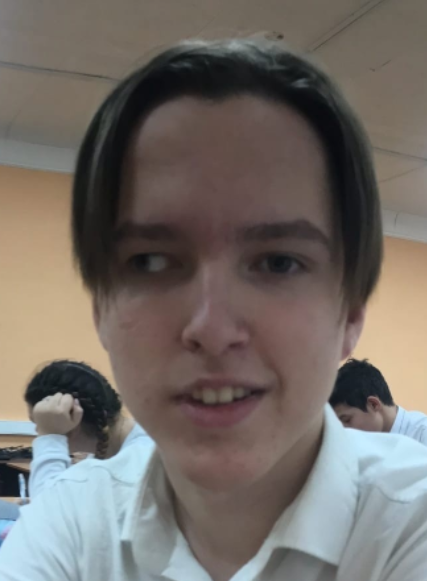
#> input picture КЗ/1 этап/инженерный тур/тест/Folding/image.png, 427 x 581 px
$ python img2Gray.py
#> lines starting #> are read from the running program, lines starting #| are printed output that depends on the picture
#> in main, img is the input picture: shape (581, 427, 3); mean B, G, R 103.6, 108.7, 115.1
import cv2
import numpy as np

def convertImg2GrayByLightnessMethod(img):
    height, width = img.shape[:2]
#> height = 581; width = 427
    imgGray = np.zeros((height, width), dtype=np.uint8)
    for i in range(height):
        for j in range(width):
            color = list(img[i][j])
            grayShade = (min(color) + max(color)) / 2
            imgGray[i][j] = int(grayShade)
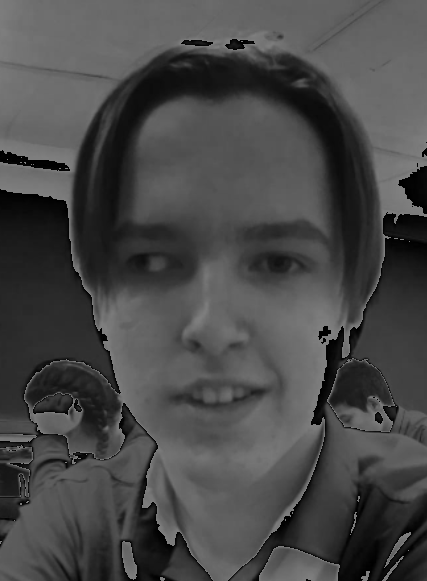
#> imgGray: shape (581, 427); min 0, max 127, mean 72.2
    return imgGray

def convertImg2GrayByAverageMethod(img):
    height, width = img.shape[:2]
#> height = 581; width = 427
    imgGray = np.zeros((height, width), dtype=np.uint8)
    for i in range(height):
        for j in range(width):
            color = list(img[i][j])
            grayShade = sum(color) / 3
            imgGray[i][j] = int(grayShade)
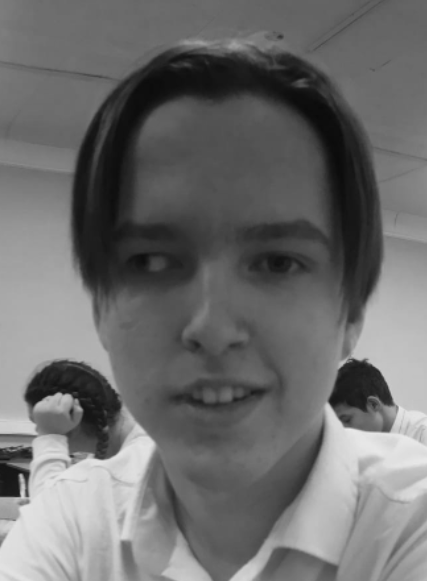
#> imgGray: shape (581, 427); min 10, max 233, mean 108.8
    return imgGray

def convertImg2GrayByLuminosityMethod(img):
    height, width = img.shape[:2]
#> height = 581; width = 427
    imgGray = np.zeros((height, width), dtype=np.uint8)
    kR, kG, kB = 0.3, 0.59, 0.11
    for i in range(height):
        for j in range(width):
            R, G, B = img[i][j]
            grayShade = R*kR + G*kG + B*kB
            imgGray[i][j] = int(grayShade)
    return imgGray

def convertImg2GrayByCV2Method(img):
    imgGray = cv2.cvtColor(img, cv2.COLOR_RGB2GRAY)
    return imgGray

def main():
    img = cv2.imread('image.png')
    imgGray1 = convertImg2GrayByLightnessMethod(img)
    imgGray2 = convertImg2GrayByAverageMethod(img)
    imgGray3 = convertImg2GrayByLuminosityMethod(img)
    imgGray4 = convertImg2GrayByCV2Method(img)
    while cv2.waitKey(1) != 27:
#> (key Esc is pressed here)
        cv2.imshow('RGB', img)
        cv2.imshow('Gray1', imgGray1)
        cv2.imshow('Gray2', imgGray2)
        cv2.imshow('Gray3', imgGray3)
        cv2.imshow('Gray4', imgGray4)

if __name__ == '__main__':
    main()
